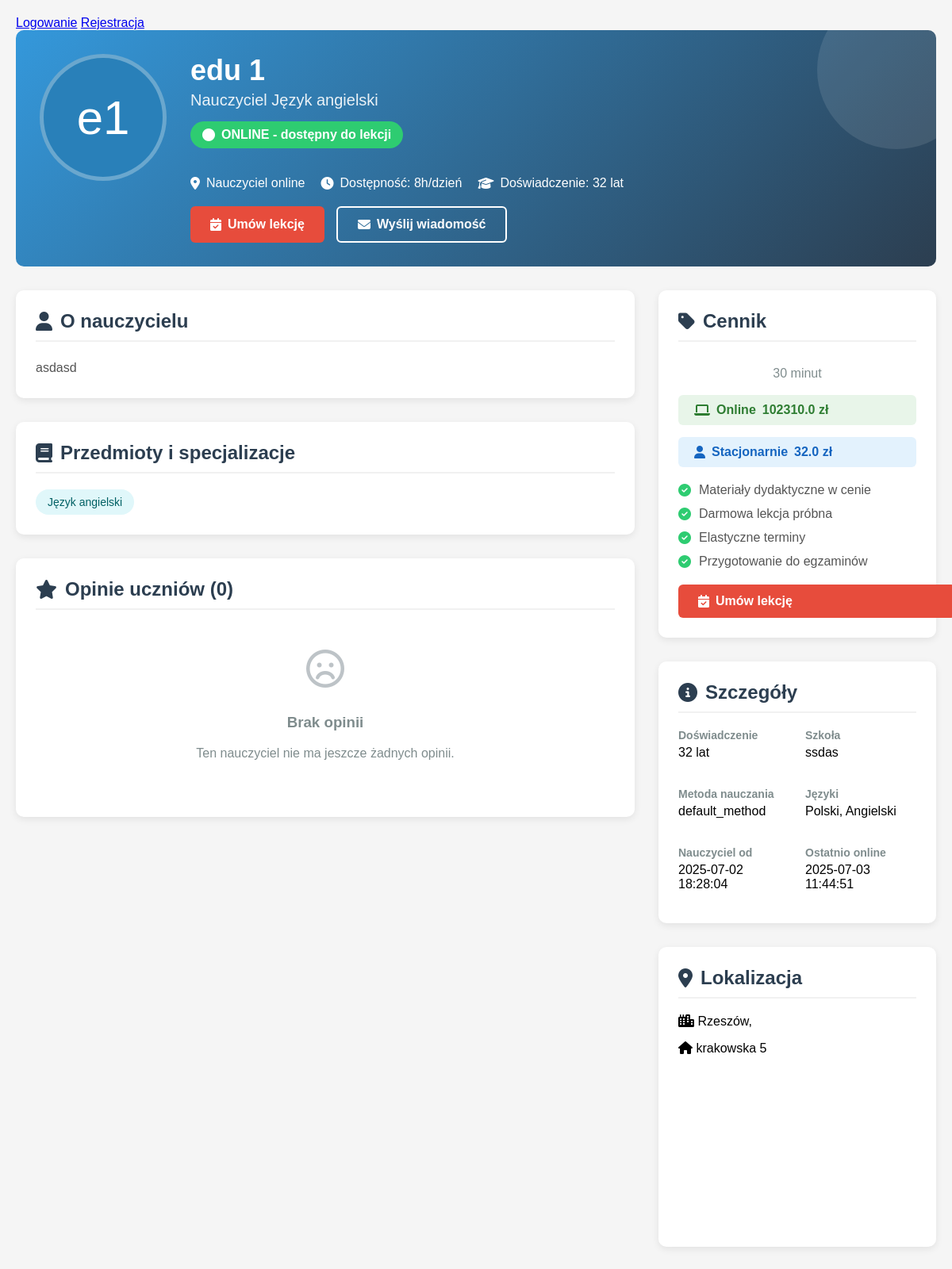
/teacher_profile/3 (signed in), run on an earlier commit of the app's database.
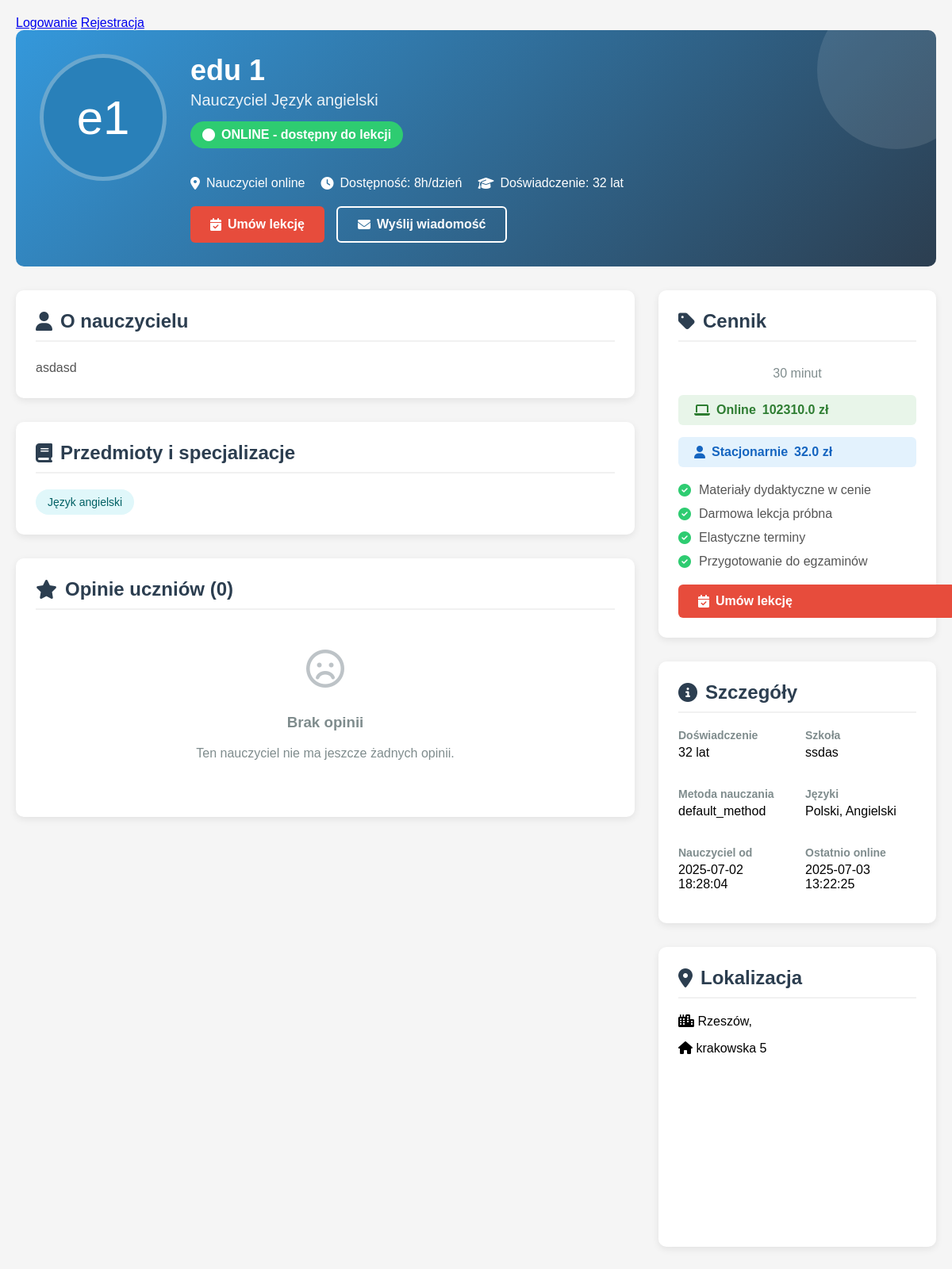
And on a later commit of the database.
### tables this page shows
CREATE TABLE users (
                id INTEGER PRIMARY KEY AUTOINCREMENT,
                username TEXT UNIQUE NOT NULL,
                email TEXT UNIQUE NOT NULL,
                hash TEXT NOT NULL,
                role INTEGER DEFAULT 0,
                voivodeship TEXT,
                regional_teacher_id INTEGER,
                first_name TEXT,
                last_name TEXT,
                phone TEXT,
                school TEXT,
                subjects TEXT,
                experience_years INTEGER,
                bio TEXT,
                profile_picture TEXT,
                created_at TIMESTAMP DEFAULT CURRENT_TIMESTAMP,
                is_online INTEGER DEFAULT 0,
                last_online TIMESTAMP,
                teaching_modes TEXT DEFAULT 'online',
                availability_hours INTEGER DEFAULT 8,
                parental_email TEXT,
                password_setup_token TEXT,
                token_expiry TIMESTAMP,
                password_reset_token TEXT,
                password_reset_expiry TIMESTAMP,
                tmethod TEXT DEFAULT 'default_method'
            );

CREATE TABLE teacher_pricing (
                teacher_id INTEGER PRIMARY KEY,
                price_online REAL NOT NULL DEFAULT 80.0,
                price_in_person REAL NOT NULL DEFAULT 100.0,
                updated_at TIMESTAMP DEFAULT CURRENT_TIMESTAMP,
                FOREIGN KEY (teacher_id) REFERENCES users (id)
            );

CREATE TABLE pins (
                id INTEGER PRIMARY KEY AUTOINCREMENT,
                title TEXT NOT NULL,
                description TEXT,
                region TEXT NOT NULL,
                city TEXT NOT NULL,
                address TEXT NOT NULL,
                lat REAL NOT NULL,
                lng REAL NOT NULL,
                created_by INTEGER NOT NULL,
                FOREIGN KEY (created_by) REFERENCES users (id)
            );

### app.py (the view)
@app.route("/teacher_profile/<int:teacher_id>")
def teacher_profile(teacher_id):
    if "user_id" not in session:
        flash("Musisz być zalogowany, aby przeglądać profile nauczycieli", "error")
        return redirect(url_for("login"))
    db = get_db()
    teacher = db.execute("""
        SELECT u.*, p.city, p.address, p.lat, p.lng,
               rt.username as regional_teacher_name
        FROM users u
        LEFT JOIN pins p ON u.id = p.created_by
        LEFT JOIN users rt ON u.regional_teacher_id = rt.id
        WHERE u.id = ? AND u.role IN (?, ?)
    """, (teacher_id, ROLE_TEACHER, ROLE_REGIONAL_TEACHER)).fetchone()
    if not teacher:
        flash("Nauczyciel nie istnieje", "error")
        return redirect(url_for("index"))
    teacher = row_to_dict(teacher)
    availability = {}
    availability_rows = db.execute("""
        SELECT day_of_week, start_time, end_time, is_available, teaching_mode
        FROM teacher_availability
        WHERE teacher_id = ?
    """, (teacher_id,)).fetchall()
    for row in availability_rows:
        day = row['day_of_week']
        time_slot = f"{row['start_time']} - {row['end_time']}"
        if day not in availability:
            availability[day] = {}
        availability[day][time_slot] = {
            'available': row['is_available'],
            'mode': row['teaching_mode']
        }
    reviews = []
    pricing = db.execute("""
        SELECT price_online, price_in_person
        FROM teacher_pricing
        WHERE teacher_id = ?
    """, (teacher_id,)).fetchone()
    if not pricing:
        pricing = {"price_online": "brak danych", "price_in_person": "brak danych"}
    return render_template("teacher_profile.html",
                           teacher=teacher,
                           availability=availability,
                           reviews=reviews,
                           time_slots=generate_time_slots(),
                           datetime=datetime,
                           pricing=pricing)

### templates/teacher_profile.html (shortened to what this page needs)
<!DOCTYPE html>
<html lang="pl">
<head>
    <link rel="stylesheet" href="https://cdnjs.cloudflare.com/ajax/libs/font-awesome/6.4.0/css/all.min.css ">
</head>
<body>
    <nav>
        <div class="nav-left">
            {% if logged_in %}
                Witaj, <strong>{{ session.get('username') }}</strong> ({{ role }}) |
                <a href="{{ url_for('index') }}">Strona główna</a>
                <a href="{{ url_for('online_teachers') }}">Nauczyciele Online</a>
                {% if role in ['admin', 'teacher'] %}
                    <a href="{{ url_for('add') }}">Dodaj Pinezkę</a>
                {% endif %}
                {% if role == 'teacher' and teacher_has_pin %}
                    <a href="{{ url_for('edit_pin', pin_id=session.get('assigned_pin_id')) }}">Edytuj swoją pinezkę</a>
                {% endif %}
                {% if role == 'admin' %}
                    <a href="{{ url_for('users') }}">Użytkownicy</a>
                    <a href="{{ url_for('messages') }}">Wiadomości</a>
                {% endif %}
            {% else %}
                <a href="{{ url_for('login') }}">Logowanie</a>
                <a href="{{ url_for('register') }}">Rejestracja</a>
            {% endif %}
        </div>
    </nav>
    <div class="profile-container">
        <div class="profile-header">
            <div class="avatar-container">
                <div class="teacher-avatar">
                    {{ teacher.first_name[0] }}{{ teacher.last_name[0] }}
                </div>
            </div>
            <div class="profile-info">
                <h1 class="teacher-name">{{ teacher.first_name }} {{ teacher.last_name }}</h1>
                <div class="teacher-title">Nauczyciel {{ teacher.subjects.split(', ')[0] }}</div>
                <div class="status-badge">
                    <i class="fas fa-circle"></i> ONLINE - dostępny do lekcji
                </div>
                <div class="contact-info">
                    <div class="contact-item">
                        <i class="fas fa-map-marker-alt"></i>
                        {% if teacher.voivodeship %}
                            {{ teacher.voivodeship }}{% if teacher.city %}, {{ teacher.city }}{% endif %}
                        {% else %}
                            Nauczyciel online
                        {% endif %}
                    </div>
                    <div class="contact-item">
                        <i class="fas fa-clock"></i>
                        Dostępność: {{ teacher.availability_hours }}h/dzień
                    </div>
                    <div class="contact-item">
                        <i class="fas fa-graduation-cap"></i>
                        Doświadczenie: {{ teacher.experience_years }} lat
                    </div>
                </div>
                <div class="profile-actions">
                    <a href="{{ url_for('book_teacher', teacher_id=teacher.id) }}" class="btn btn-primary">
                        <i class="fas fa-calendar-check"></i> Umów lekcję
                    </a>
                    <a href="#" class="btn btn-outline">
                        <i class="fas fa-envelope"></i> Wyślij wiadomość
                    </a>
                </div>
            </div>
        </div>
        <div class="profile-content">
            <div class="main-content">
                <div class="section">
                    <h2 class="section-title"><i class="fas fa-user"></i> O nauczycielu</h2>
                    <div class="about-content">
                        {{ teacher.bio or "Nauczyciel nie dodał jeszcze opisu swojego profilu." }}
                    </div>
                </div>
                <div class="section">
                    <h2 class="section-title"><i class="fas fa-book"></i> Przedmioty i specjalizacje</h2>
                    <div class="subjects-list">
                        {% for subject in teacher.subjects.split(', ') %}
                        <div class="subject-tag">{{ subject }}</div>
                        {% endfor %}
                    </div>
                </div>
                <div class="section">
                    <h2 class="section-title"><i class="fas fa-star"></i> Opinie uczniów ({{ reviews|length }})</h2>
                    <div class="reviews-container">
                        {% if reviews %}
                            {% for review in reviews %}
                            <div class="review">
                                <div class="review-header">
                                    <div class="review-avatar">{{ review.student_name[0] }}</div>
                                    <div class="review-name">{{ review.student_name }}</div>
                                    <div class="review-date">{{ review.date }}</div>
                                </div>
                                <div class="review-rating">
                                    {% for i in range(5) %}
                                    <i class="fas fa-star{% if i >= review.rating %}-o{% endif %}"></i>
                                    {% endfor %}
                                </div>
                                <div class="review-content">
                                    {{ review.content }}
                                </div>
                            </div>
                            {% endfor %}
                        {% else %}
                            <div class="no-reviews">
                                <i class="far fa-frown"></i>
                                <h3>Brak opinii</h3>
                                <p>Ten nauczyciel nie ma jeszcze żadnych opinii.</p>
                            </div>
                        {% endif %}
                    </div>
                </div>
            </div>
            <div class="sidebar">
                <div class="section booking-card">
                    <h2 class="section-title"><i class="fas fa-tag"></i> Cennik</h2>
                    <div class="booking-price">
                        <span>30 minut</span>
                    </div>
                    <div class="modes-list">
                        <div class="mode-tag mode-online">
                            <i class="fas fa-laptop"></i> Online <span>{{ pricing.price_in_person }} zł<span/>
                        </div>
                        <div class="mode-tag mode-in-person">
                            <i class="fas fa-user"></i> Stacjonarnie <span>{{ pricing.price_online }} zł<span/>
                        </div>
                    </div>
                    <div class="booking-features">
                        <div class="feature-item">
                            <i class="fas fa-check-circle"></i>
                            <span>Materiały dydaktyczne w cenie</span>
                        </div>
                        <div class="feature-item">
                            <i class="fas fa-check-circle"></i>
                            <span>Darmowa lekcja próbna</span>
                        </div>
                        <div class="feature-item">
                            <i class="fas fa-check-circle"></i>
                            <span>Elastyczne terminy</span>
                        </div>
                        <div class="feature-item">
                            <i class="fas fa-check-circle"></i>
                            <span>Przygotowanie do egzaminów</span>
                        </div>
                    </div>
                    <a href="{{ url_for('book_teacher', teacher_id=teacher.id) }}" class="btn btn-primary" style="width: 100%;">
                        <i class="fas fa-calendar-check"></i> Umów lekcję
                    </a>
                </div>
                <div class="section">
                    <h2 class="section-title"><i class="fas fa-info-circle"></i> Szczegóły</h2>
                    <div class="info-grid">
                        <div class="info-item">
                            <div class="info-label">Doświadczenie</div>
                            <div class="info-value">{{ teacher.experience_years }} lat</div>
                        </div>
                        <div class="info-item">
                            <div class="info-label">Szkoła</div>
                            <div class="info-value">{{ teacher.school or 'Nie podano' }}</div>
                        </div>
                        <div class="info-item">
                            <div class="info-label">Metoda nauczania</div>
                            <div class="info-value">{{ teacher.tmethod }}</div>
                        </div>
                        <div class="info-item">
                            <div class="info-label">Języki</div>
                            <div class="info-value">Polski, Angielski</div>
                        </div>
                        <div class="info-item">
                            <div class="info-label">Nauczyciel od</div>
                            <div class="info-value">{{ teacher.created_at|format_date }}</div>
                        </div>
                        <div class="info-item">
                            <div class="info-label">Ostatnio online</div>
                            <div class="info-value">{{ teacher.last_online|format_datetime }}</div>
                        </div>
                    </div>
                </div>
                <div class="section">
                    <h2 class="section-title"><i class="fas fa-map-marker-alt"></i> Lokalizacja</h2>
                    {% if teacher.city %}
                    <p><i class="fas fa-city"></i> {{ teacher.city }}, {{ teacher.voivodeship }}</p>
                    <p><i class="fas fa-home"></i> {{ teacher.address or 'Nie podano adresu' }}</p>
                    <div id="mini-map" style="height: 200px; margin-top: 15px; border-radius: 8px; overflow: hidden;"></div>
                    {% else %}
                    <p>Nauczyciel prowadzi wyłącznie lekcje online</p>
                    {% endif %}
                </div>
            </div>
        </div>
    </div>
</body>
</html>

What changed in the data, as far as the page shows it:
changed users "Język angielski": last_online "2025-07-03 11:44:51" → "2025-07-03 13:22:25"
